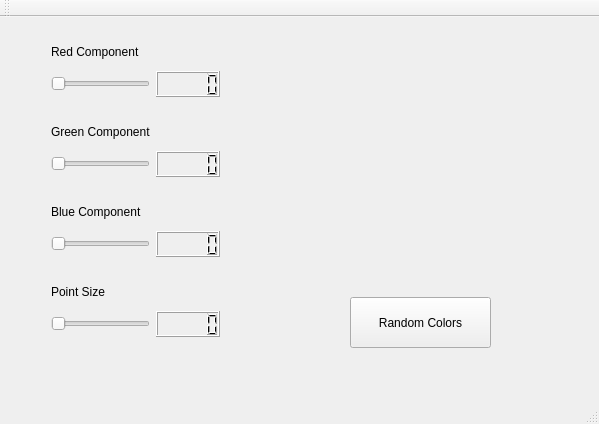
<?xml version="1.0" encoding="UTF-8"?>
<ui version="4.0">
 <class>PCLViewer</class>
 <widget class="QMainWindow" name="PCLViewer">
  <property name="geometry">
   <rect>
    <x>0</x>
    <y>0</y>
    <width>599</width>
    <height>424</height>
   </rect>
  </property>
  <property name="windowTitle">
   <string>PCLViewer</string>
  </property>
  <widget class="QWidget" name="centralWidget">
   <widget class="QWidget" name="verticalLayoutWidget">
    <property name="geometry">
     <rect>
      <x>40</x>
      <y>10</y>
      <width>191</width>
      <height>81</height>
     </rect>
    </property>
    <layout class="QVBoxLayout" name="verticalLayout">
     <item>
      <widget class="QLabel" name="label">
       <property name="text">
        <string>Red Component</string>
       </property>
      </widget>
     </item>
     <item>
      <layout class="QHBoxLayout" name="horizontalLayout">
       <item>
        <widget class="QSlider" name="horizontalSlider_R">
         <property name="orientation">
          <enum>Qt::Horizontal</enum>
         </property>
        </widget>
       </item>
       <item>
        <widget class="QLCDNumber" name="redSliderValueChanged"/>
       </item>
      </layout>
     </item>
    </layout>
   </widget>
   <widget class="QPushButton" name="pushButton_random">
    <property name="geometry">
     <rect>
      <x>350</x>
      <y>280</y>
      <width>141</width>
      <height>51</height>
     </rect>
    </property>
    <property name="contextMenuPolicy">
     <enum>Qt::DefaultContextMenu</enum>
    </property>
    <property name="text">
     <string>Random Colors</string>
    </property>
   </widget>
   <widget class="QWidget" name="verticalLayoutWidget_2">
    <property name="geometry">
     <rect>
      <x>40</x>
      <y>90</y>
      <width>191</width>
      <height>81</height>
     </rect>
    </property>
    <layout class="QVBoxLayout" name="verticalLayout_2">
     <item>
      <widget class="QLabel" name="label_2">
       <property name="text">
        <string>Green Component</string>
       </property>
      </widget>
     </item>
     <item>
      <layout class="QHBoxLayout" name="horizontalLayout_2">
       <item>
        <widget class="QSlider" name="horizontalSlider_G">
         <property name="orientation">
          <enum>Qt::Horizontal</enum>
         </property>
        </widget>
       </item>
       <item>
        <widget class="QLCDNumber" name="greenSliderValueChanged"/>
       </item>
      </layout>
     </item>
    </layout>
   </widget>
   <widget class="QWidget" name="verticalLayoutWidget_3">
    <property name="geometry">
     <rect>
      <x>40</x>
      <y>170</y>
      <width>191</width>
      <height>81</height>
     </rect>
    </property>
    <layout class="QVBoxLayout" name="verticalLayout_3">
     <item>
      <widget class="QLabel" name="label_3">
       <property name="text">
        <string>Blue Component</string>
       </property>
      </widget>
     </item>
     <item>
      <layout class="QHBoxLayout" name="horizontalLayout_3">
       <item>
        <widget class="QSlider" name="horizontalSlider_B">
         <property name="orientation">
          <enum>Qt::Horizontal</enum>
         </property>
        </widget>
       </item>
       <item>
        <widget class="QLCDNumber" name="blueSliderValueChanged"/>
       </item>
      </layout>
     </item>
    </layout>
   </widget>
   <widget class="QWidget" name="verticalLayoutWidget_4">
    <property name="geometry">
     <rect>
      <x>40</x>
      <y>250</y>
      <width>191</width>
      <height>81</height>
     </rect>
    </property>
    <layout class="QVBoxLayout" name="verticalLayout_4">
     <item>
      <widget class="QLabel" name="label_4">
       <property name="text">
        <string>Point Size</string>
       </property>
      </widget>
     </item>
     <item>
      <layout class="QHBoxLayout" name="horizontalLayout_4">
       <item>
        <widget class="QSlider" name="horizontalSlider_p">
         <property name="orientation">
          <enum>Qt::Horizontal</enum>
         </property>
        </widget>
       </item>
       <item>
        <widget class="QLCDNumber" name="pSliderValueChanged"/>
       </item>
      </layout>
     </item>
    </layout>
   </widget>
   <widget class="QWidget" name="qvtkWidget" native="true">
    <property name="geometry">
     <rect>
      <x>270</x>
      <y>10</y>
      <width>291</width>
      <height>261</height>
     </rect>
    </property>
   </widget>
  </widget>
  <widget class="QMenuBar" name="menuBar">
   <property name="geometry">
    <rect>
     <x>0</x>
     <y>0</y>
     <width>599</width>
     <height>25</height>
    </rect>
   </property>
  </widget>
  <widget class="QToolBar" name="mainToolBar">
   <attribute name="toolBarArea">
    <enum>TopToolBarArea</enum>
   </attribute>
   <attribute name="toolBarBreak">
    <bool>false</bool>
   </attribute>
  </widget>
  <widget class="QStatusBar" name="statusBar"/>
 </widget>
 <layoutdefault spacing="6" margin="11"/>
 <resources/>
 <connections/>
</ui>
